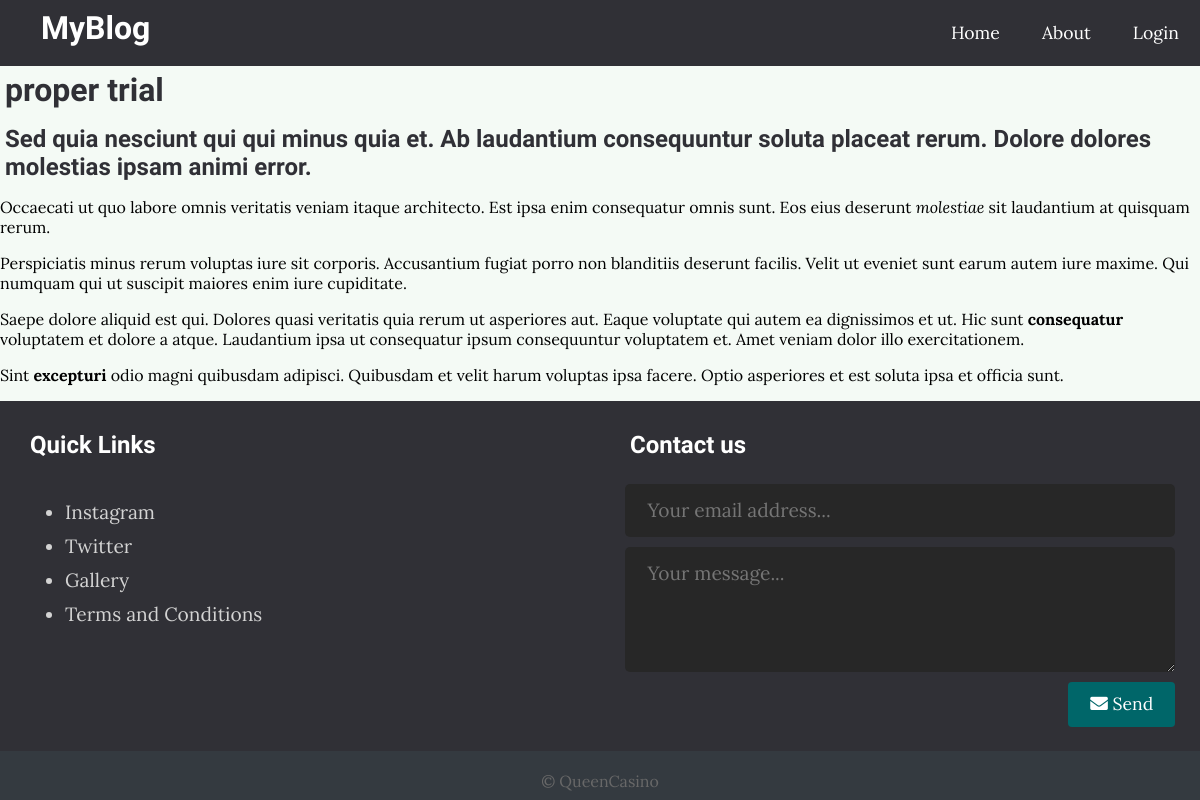
/details.php?ID=13, run on the app's committed database.
### tables this page shows
CREATE TABLE `article` (
  `ID` int(11) NOT NULL,
  `article_title` varchar(255) NOT NULL,
  `article_content` text NOT NULL,
  `date_published` timestamp NOT NULL DEFAULT current_timestamp(),
  `user_ID` int(11) NOT NULL
);

### details.php (the view, shortened to what this page needs)
<!DOCTYPE html>
<html lang="en">
<head>
  <link rel="stylesheet" href="https://use.fontawesome.com/releases/v5.7.2/css/all.css"
>
  <link rel="stylesheet" href="./css/style1.css">
</head>
<body>
<?php include("./header.php");?>
<?php
	if(isset($_GET['ID'])){
		require_once('./database/connect.php');
		$auth_id = mysqli_real_escape_string($conn, $_GET['ID']);
		$sql = "SELECT * FROM article WHERE ID = $auth_id;";
		$execute = mysqli_query($conn, $sql);
		$post = mysqli_fetch_assoc($execute);
	}else{
		header('location:index.php');
		exit();
	}
?>
<h1> <?php echo $post['article_title']; ?> </h1>
<p> <?php echo $post['article_content']; ?> </p>
<?php include("./footer.php");?>
</body>
</html>

### css/style1.css (style rules this page uses)
* { box-sizing: border-box }
html, body { scroll-behavior:initial; padding: 0px; margin: 0px; background: #f6f6f6; font-family: 'Lora', serif; background-color:rgb(244, 250, 245); }
h1, h2, h3, h4, h5, h6 { font-family: 'Candal', serif; color: #303036; margin: 5px; }

### data on the page
article: article_title "proper trial", article_content "Sed quia nesciunt qui qui minus quia et. Ab laudantium consequuntur soluta placeat rerum. Dolore dolores molestias ipsam animi error. Occaecati ut quo labore omnis veritatis veniam itaque architecto. Est ipsa enim consequatur omnis sunt. Eos eius deserunt molestiae sit laudantium at quisquam rerum. Perspiciatis minus rerum voluptas iure sit corporis. Accusantium fugiat porro non blanditiis deserunt facilis. Velit ut eveniet sunt earum autem iure maxime. Qui numquam qui ut suscipit maiores enim iure cupiditate. Saepe dolore aliquid est qui. Dolores quasi veritatis quia rerum ut asperiores aut. Eaque voluptate qui autem ea dignissimos et ut. Hic sunt consequatur voluptatem et dolore a atque.…"
